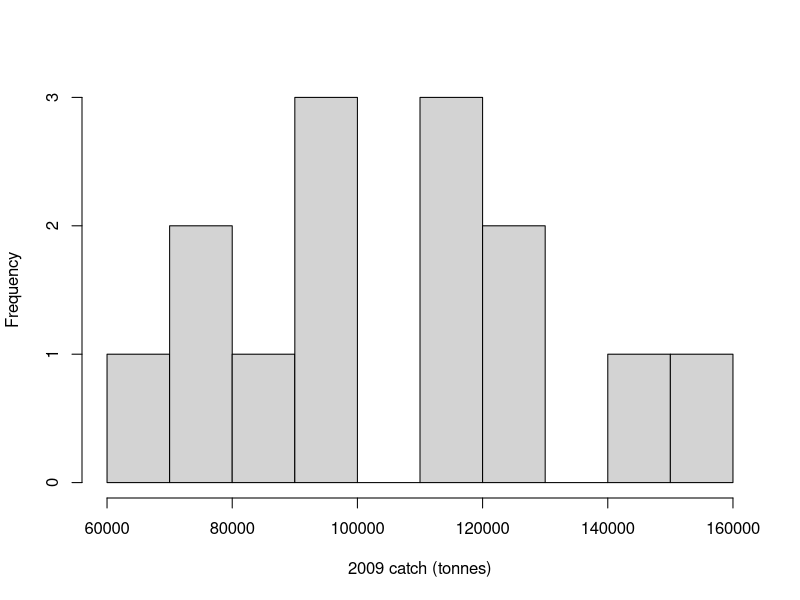
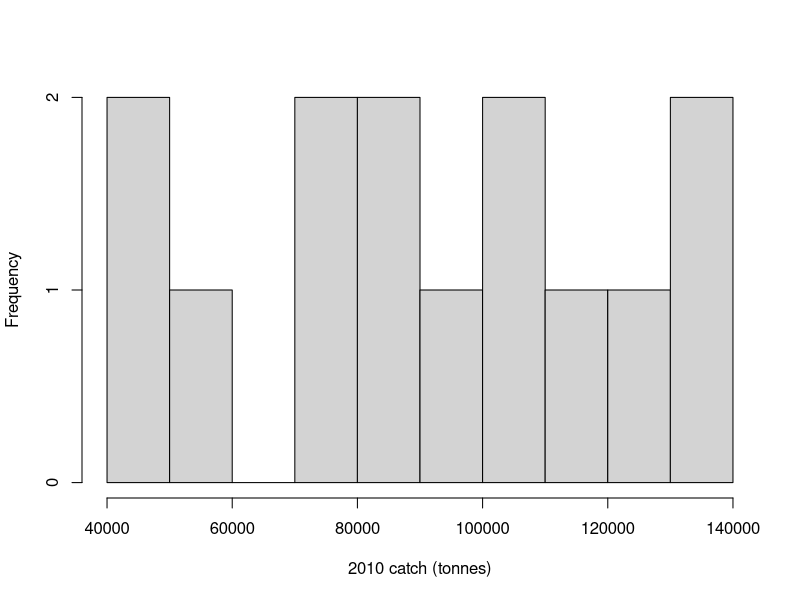
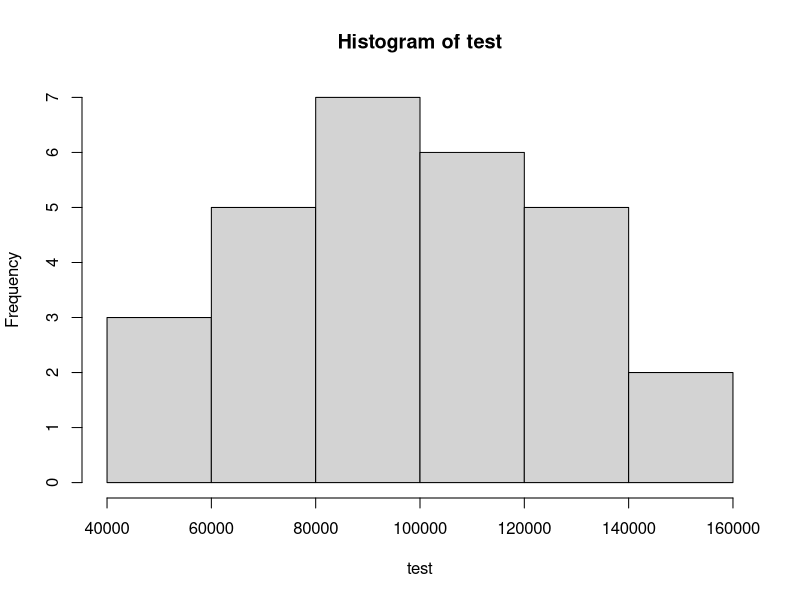
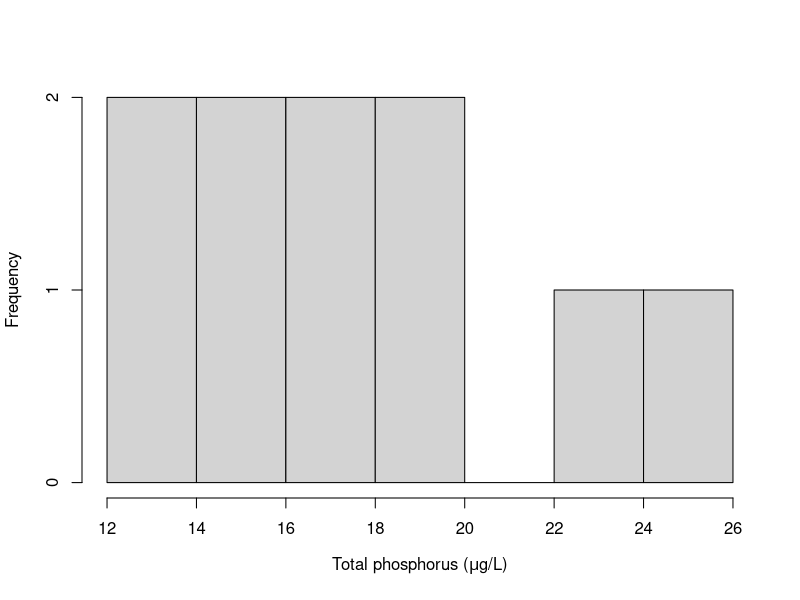
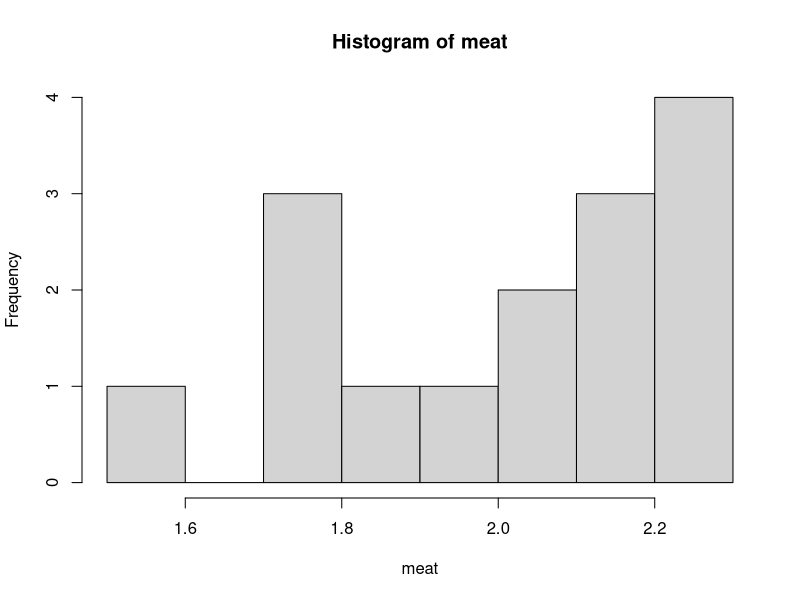
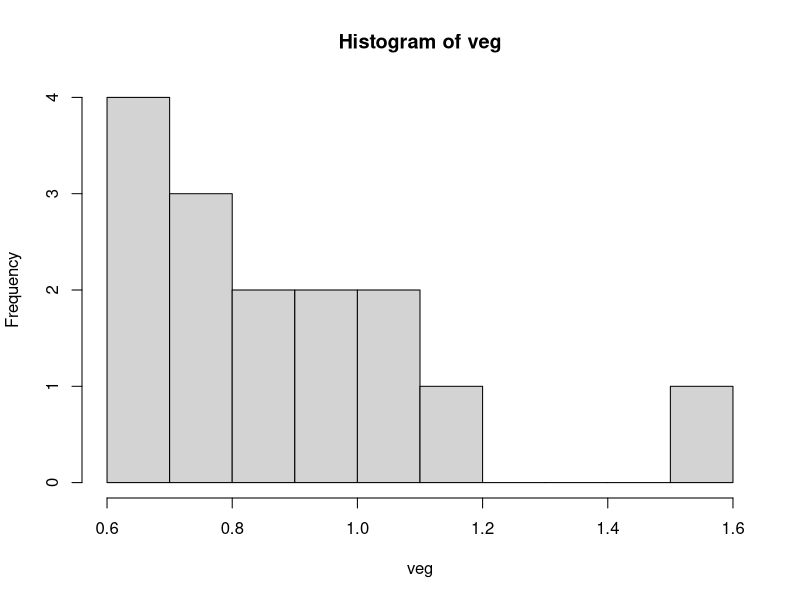
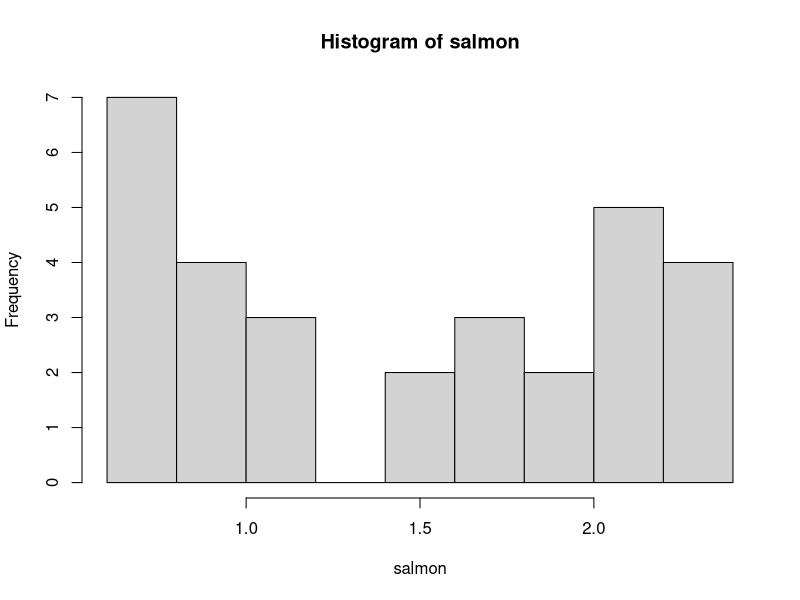

Recreate these plots in R, in order.
## ---- chunk 1
knitr::opts_chunk$set(echo = TRUE)
## ---- chunk 2
catch1=c(91900,95200,61900,73600,114300,117000,129500,74200,112700,152100,90700,89400,127500,142200)
catch2=c(82900,86700,46900,41300,91600,100400,128400,55900,101700,139100,79300,76100,114100,139800)
test=c(82900,86700,46900,41300,91600,100400,128400,55900,101700,139100,79300,76100,114100,139800,91900,95200,61900,73600,114300,117000,129500,74200,112700,152100,90700,89400,127500,142200)
fish2=rbind(catch1,catch2)
hist(catch1,main="",xlab="2009 catch (tonnes)",breaks = 10)
hist(catch2,main="",xlab="2010 catch (tonnes)",breaks = 10)
hist(test)
## ---- chunk 3
t.test(catch1,catch2,paired=T)
## ---- chunk 4
qt(0.95,13)
## ---- chunk 5
P=c(18.4,12.9,15.3,18.3,15.6,23.3,16.5,12.3,24.6,16.2)
hist(P,main="",xlab=expression(paste("Total phosphorus (",mu,"g/L)")))
## ---- chunk 6
t.test(P,mu=15)
0.09794/2
## ---- chunk 7
qt(0.975,9)
## ---- chunk 8
meat=c(2.3,1.8,1.9,1.8,2.1,2.3,2.0,2.2,2.2,1.5,1.8,2.1,2.3,2.2,2.3)
veg=c(1.6,1.1,0.7,1.0,1.0,0.9,1.2,0.8,0.9,0.6,0.7,0.6,0.8,0.8,1.1)
salmon=c(2.3,1.8,1.9,1.8,2.1,2.3,2.0,2.2,2.2,1.5,1.8,2.1,2.3,2.2,2.3,1.6,1.1,0.7,1.0,1.0,0.9,1.2,0.8,0.9,0.6,0.7,0.6,0.8,0.8,1.1)
hist(meat,breaks= 10)
hist(veg,breaks = 10)
hist(salmon,breaks = 10)
## ---- chunk 9
t.test(meat,veg)
## ---- chunk 10
qt(0.95,27)
## ---- chunk 11
level1=c(133,100,17)
top=c(4,61,35)
poison=data.frame(level1,top)
## ---- chunk 12
chisq.test(poison)
## ---- chunk 13
qchisq(0.95,2)
